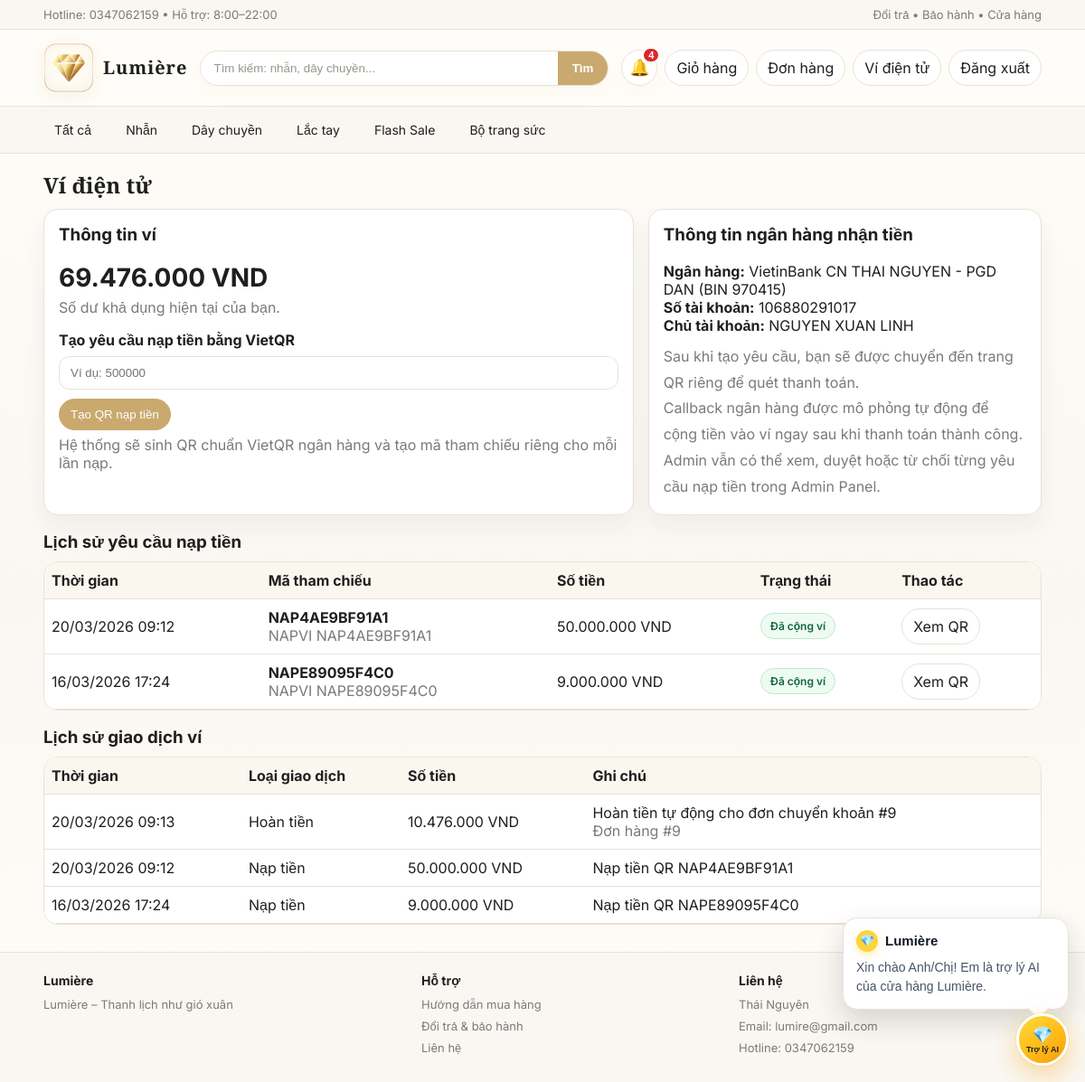
The app's page /vi-dien-tu/ (signed in) with its own data.
### shop/models.py (models this page shows, shortened)
class Wallet(models.Model):
    user = models.OneToOneField(User, on_delete=models.CASCADE, related_name="wallet")
    balance = models.IntegerField(default=0)
    updated_at = models.DateTimeField(auto_now=True)

class WalletTopUpRequest(models.Model):
    STATUS_CHOICES = [
        ("pending", "Chờ thanh toán"),
        ("paid", "Đã nhận callback"),
        ("approved", "Đã cộng ví"),
        ("rejected", "Từ chối"),
    ]
    wallet = models.ForeignKey(Wallet, on_delete=models.CASCADE, related_name="topup_requests")
    amount = models.IntegerField(default=0)
    reference = models.CharField(max_length=32, unique=True)
    transfer_note = models.CharField(max_length=64, default="", blank=True)
    qr_payload = models.TextField(blank=True, default="")
    status = models.CharField(max_length=20, choices=STATUS_CHOICES, default="pending")
    approved_by = models.ForeignKey(User, on_delete=models.SET_NULL, null=True, blank=True, related_name="approved_topups")
    rejected_reason = models.CharField(max_length=255, blank=True, default="")
    created_at = models.DateTimeField(auto_now_add=True)
    paid_at = models.DateTimeField(blank=True, null=True)
    approved_at = models.DateTimeField(blank=True, null=True)

class WalletTransaction(models.Model):
    TRANSACTION_TYPES = [
        ("deposit", "Nạp tiền"),
        ("payment", "Thanh toán đơn hàng"),
        ("refund", "Hoàn tiền"),
    ]
    wallet = models.ForeignKey(Wallet, on_delete=models.CASCADE, related_name="transactions")
    amount = models.IntegerField()
    transaction_type = models.CharField(max_length=20, choices=TRANSACTION_TYPES)
    order = models.ForeignKey("DonHang", on_delete=models.SET_NULL, null=True, blank=True, related_name="wallet_transactions")
    note = models.CharField(max_length=255, blank=True, default="")
    created_at = models.DateTimeField(auto_now_add=True)

class DonHang(models.Model):
    TRANG_THAI = [
        ("Pending", "Chờ xác nhận"),
        ("Confirmed", "Đã xác nhận"),
        ("Shipping", "Đang giao"),
        ("Completed", "Hoàn thành"),
        ("Cancelled", "Đã hủy"),
        ("Rejected", "Từ chối"),
    ]
    PHUONG_THUC_TT = [
        ("COD", "COD (Thanh toán khi nhận hàng)"),
        ("ChuyenKhoan", "Chuyển khoản ngân hàng"),
        ("ViDienTu", "Ví điện tử"),
    ]
    nguoi_dat = models.ForeignKey(User, on_delete=models.CASCADE, related_name="don_hangs")
    san_pham = models.ForeignKey(SanPham, on_delete=models.PROTECT, related_name="don_hangs")
    voucher = models.ForeignKey("Voucher", on_delete=models.SET_NULL, null=True, blank=True, related_name="orders")
    ho_ten = models.CharField(max_length=100, default="")
    sdt = models.CharField(max_length=20, default="")
    dia_chi = models.CharField(max_length=255, default="")
    ghi_chu = models.CharField(max_length=255, blank=True, default="")
    phuong_thuc_tt = models.CharField(max_length=50, choices=PHUONG_THUC_TT, default="COD")
    so_luong = models.IntegerField(default=1)
    tong_tien_goc = models.IntegerField(default=0)
    discount_amount = models.IntegerField(default=0)
    voucher_code = models.CharField(max_length=30, blank=True, default="")
    tong_tien = models.IntegerField(default=0)
    trang_thai = models.CharField(max_length=20, choices=TRANG_THAI, default="Pending")
    da_hoan_tien = models.BooleanField(default=False)
    da_thanh_toan = models.BooleanField(default=False)
    ma_thanh_toan = models.CharField(max_length=50, blank=True, default="")
    thanh_toan_luc = models.DateTimeField(blank=True, null=True)
    tao_luc = models.DateTimeField(auto_now_add=True)

### shop/views.py (the view)
# urls.py: path("vi-dien-tu/", views.wallet_view, name="wallet"),
@login_required
def wallet_view(request):
    wallet = get_or_create_wallet(request.user)
    transactions = WalletTransaction.objects.filter(wallet=wallet).select_related("order").order_by("-created_at", "-id")
    topups = WalletTopUpRequest.objects.filter(wallet=wallet).order_by("-created_at", "-id")[:10]
    return render(
        request,
        "wallet.html",
        {
            "wallet": wallet,
            "transactions": transactions,
            "topups": topups,
            "bank_info": get_bank_info(),
        },
    )

### shop/services.py (called while the page is built)
def get_or_create_wallet(user: User) -> Wallet:
    wallet, _ = Wallet.objects.get_or_create(user=user)
    return wallet

def get_bank_info() -> dict:
    return {
        "bank_bin": getattr(settings, "VIETQR_BANK_BIN", "970422"),
        "bank_name": getattr(settings, "VIETQR_BANK_NAME", "MB Bank"),
        "account_no": getattr(settings, "VIETQR_ACCOUNT_NO", "0123456789"),
        "account_name": getattr(settings, "VIETQR_ACCOUNT_NAME", "LUMIERE DEMO"),
        "city": getattr(settings, "VIETQR_CITY", "HA NOI"),
    }

### shop/templatetags/tien.py (called while the page is built)
@register.filter
def vnd(x):
    try:
        x = int(x)
        return f"{x:,}".replace(",", ".")
    except Exception:
        return x

### templates/wallet.html (shortened to what this page needs)
{% extends "base.html" %}
{% load tien %}
{% block content %}
<h2 style="font-family:'Cormorant Garamond',serif;margin:18px 0 10px;">Ví điện tử</h2>
<div class="split-2">
  <div class="card" style="padding:16px;">
    <h3 style="margin-top:0;">Thông tin ví</h3>
    <div style="font-size:28px;font-weight:700;margin:8px 0 6px;">{{ wallet.balance|vnd }} VND</div>
    <div class="muted">Số dư khả dụng hiện tại của bạn.</div>
    <form method="post" action="{% url 'wallet_deposit' %}" style="margin-top:16px;">
      <label for="amount"><b>Tạo yêu cầu nạp tiền bằng VietQR</b></label>
      <div style="display:flex;gap:10px;flex-wrap:wrap;margin-top:8px;">
        <input class="input" id="amount" name="amount" type="number" min="1000" step="1000" placeholder="Ví dụ: 500000">
        <button class="btn primary" type="submit">Tạo QR nạp tiền</button>
      </div>
      <div class="muted" style="margin-top:6px;">Hệ thống sẽ sinh QR chuẩn VietQR ngân hàng và tạo mã tham chiếu riêng cho mỗi lần nạp.</div>
    </form>
  </div>
  <div class="card" style="padding:16px;">
    <h3 style="margin-top:0;">Thông tin ngân hàng nhận tiền</h3>
    <div><b>Ngân hàng:</b> {{ bank_info.bank_name }} (BIN {{ bank_info.bank_bin }})</div>
    <div><b>Số tài khoản:</b> {{ bank_info.account_no }}</div>
    <div><b>Chủ tài khoản:</b> {{ bank_info.account_name }}</div>
    <div class="muted" style="margin-top:10px;line-height:1.8;">
      Sau khi tạo yêu cầu, bạn sẽ được chuyển đến trang QR riêng để quét thanh toán.<br>
      Callback ngân hàng được mô phỏng tự động để cộng tiền vào ví ngay sau khi thanh toán thành công.<br>
      Admin vẫn có thể xem, duyệt hoặc từ chối từng yêu cầu nạp tiền trong Admin Panel.
    </div>
  </div>
</div>
<h3 style="margin:18px 0 10px;">Lịch sử yêu cầu nạp tiền</h3>
<div class="table-wrap">
  <table class="tbl">
    <tr style="background:#faf7ef;">
      <th>Thời gian</th>
      <th>Mã tham chiếu</th>
      <th>Số tiền</th>
      <th>Trạng thái</th>
      <th>Thao tác</th>
    </tr>
    {% for item in topups %}
    <tr>
      <td>{{ item.created_at|date:"d/m/Y H:i" }}</td>
      <td>
        <b>{{ item.reference }}</b>
        <div class="muted">{{ item.transfer_note }}</div>
      </td>
      <td>{{ item.amount|vnd }} VND</td>
      <td><span class="status status-{{ item.status }}">{{ item.get_status_display }}</span></td>
      <td><a class="btn" href="{% url 'wallet_topup_detail' item.id %}">Xem QR</a></td>
    </tr>
    {% empty %}
    <tr><td colspan="5" class="muted" style="padding:14px;">Chưa có yêu cầu nạp tiền nào.</td></tr>
    {% endfor %}
  </table>
</div>
<h3 style="margin:18px 0 10px;">Lịch sử giao dịch ví</h3>
<div class="table-wrap">
  <table class="tbl">
    <tr style="background:#faf7ef;">
      <th>Thời gian</th>
      <th>Loại giao dịch</th>
      <th>Số tiền</th>
      <th>Ghi chú</th>
    </tr>
    {% for t in transactions %}
    <tr>
      <td>{{ t.created_at|date:"d/m/Y H:i" }}</td>
      <td>{{ t.get_transaction_type_display }}</td>
      <td>{{ t.amount|vnd }} VND</td>
      <td>
        {{ t.note|default:"-" }}
        {% if t.order %}<div class="muted">Đơn hàng #{{ t.order.id }}</div>{% endif %}
      </td>
    </tr>
    {% empty %}
    <tr><td colspan="4" class="muted" style="padding:14px;">Chưa có giao dịch nào.</td></tr>
    {% endfor %}
  </table>
</div>
{% endblock %}

### static/style.css (style rules this page uses)
:root { --bg:#FFFDF9;--bg-soft:#FAF7F2;--card:#ffffff;--text:#1F1F1F;--muted:#7A7A7A;--line:#E9E1D8;--gold:#C9A96E;--rose:#D8A7B1;--dark:#1F1F1F;--success-bg:#f3fbf6;--success-line:#cae7d3;--success-text:#256642;--error-bg:#fff5f6;--error-line:#f2d6db;--error-text:#8b3b4b;--warning-bg:#fffaf1;--warning-line:#ead7b4;--warning-text:#8a6531;--info-bg:#f7f4fb;--info-line:#e4d8ed;--info-text:#6e5b76; }
* { box-sizing:border-box; }
body { margin:0;background:linear-gradient(180deg,#FFFDF9 0%,var(--bg-soft) 55%,#FFFDF9 100%);color:var(--text);font-family:"Inter",Arial,sans-serif; }
a { color:inherit;text-decoration:none; }
.btn { display:inline-block;padding:9px 12px;border:1px solid var(--line);border-radius:999px;background:#fff;transition:all .18s ease;cursor:pointer;color:var(--text); }
.btn.primary { background:var(--gold);color:#fff;border-color:var(--gold); }
.card { background:var(--card);border:1px solid var(--line);border-radius:16px;overflow:hidden;box-shadow:0 12px 26px rgba(31,31,31,.05); }
.input,input[type="text"],input[type="number"],input[type="password"],input[type="email"],select,textarea { width:100%;max-width:100%;padding:10px 12px;border-radius:12px;border:1px solid var(--line);background:#fff; }
.table-wrap { overflow:auto;background:#fff;border:1px solid var(--line);border-radius:16px; }
.split-2 { display:grid;grid-template-columns:1.2fr .8fr;gap:16px; }
.muted { color:var(--muted); }
.status { display:inline-flex;align-items:center;justify-content:center;padding:6px 10px;border-radius:999px;font-size:12px;font-weight:600;border:1px solid transparent;white-space:nowrap; }
.status-approved,.status-active,.status-admin { background:#eefbf2;border-color:#bfe7cc;color:#10673a; }
.tbl { width:100%;border-collapse:collapse;min-width:720px;background:#fff; }
.tbl th,.tbl td { border-bottom:1px solid var(--line);padding:10px 8px;text-align:left;vertical-align:middle; }

### records on screen
Wallet: balance|vnd "69.476.000"
WalletTopUpRequest: created_at "20/03/2026 09:12", reference "NAP4AE9BF91A1", transfer_note "NAPVI NAP4AE9BF91A1", amount|vnd "50.000.000", status "Đã cộng ví"
WalletTopUpRequest: created_at "16/03/2026 17:24", reference "NAPE89095F4C0", transfer_note "NAPVI NAPE89095F4C0", amount|vnd "9.000.000", status "Đã cộng ví"
WalletTransaction: created_at "20/03/2026 09:13", transaction_type "Hoàn tiền", amount|vnd "10.476.000", note "Hoàn tiền tự động cho đơn chuyển khoản #9", order.id "9"
WalletTransaction: created_at "20/03/2026 09:12", transaction_type "Nạp tiền", amount|vnd "50.000.000", note "Nạp tiền QR NAP4AE9BF91A1"
WalletTransaction: created_at "16/03/2026 17:24", transaction_type "Nạp tiền", amount|vnd "9.000.000", note "Nạp tiền QR NAPE89095F4C0"

### other values on screen
{{ bank_info.bank_name }} "VietinBank CN THAI NGUYEN - PGD DAN"
{{ bank_info.bank_bin }} "970415"
{{ bank_info.account_no }} "106880291017"
{{ bank_info.account_name }} "NGUYEN XUAN LINH"
